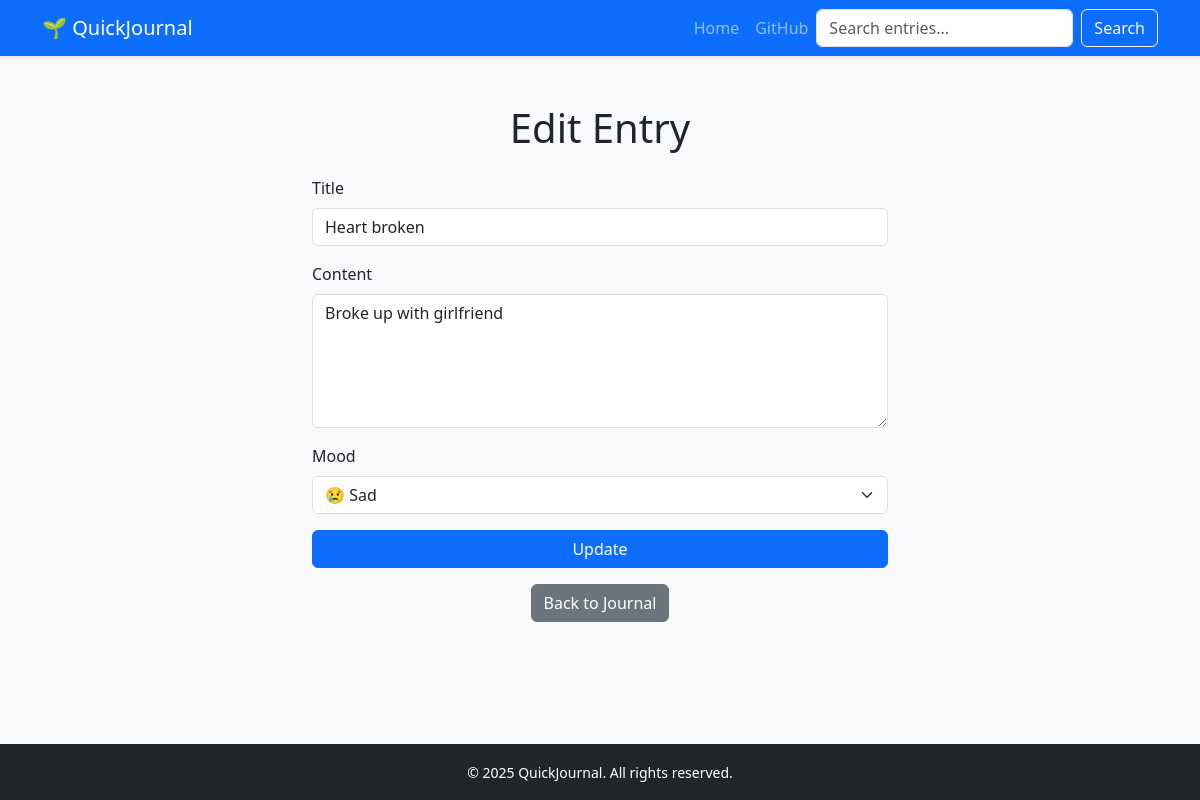
The app's page /edit/4 with its own data.
### models.py (models this page shows, shortened)
class JournalEntry(db.Model):
    id = db.Column(db.Integer, primary_key=True)
    title = db.Column(db.String(200), nullable=False)
    mood = db.Column(db.String(100))
    content = db.Column(db.Text, nullable=False)
    date_created = db.Column(db.DateTime, default=func.now())
    user_id = db.Column(
        db.Integer, db.ForeignKey("user.id"), nullable=True
    )  # will be added later

### app.py (the view)
@app.route("/edit/<int:id>", methods=["GET", "POST"])
def edit(id):
    entry = JournalEntry.query.get_or_404(id)
    if request.method == "POST":
        entry.title = request.form["title"]
        entry.content = request.form["content"]
        entry.mood = request.form.get("mood")
        try:
            db.session.commit()
            return redirect("/")
        except Exception as e:
            print(f"Error updating: {e}")
            return "There was a problem updating that entry."
    else:
        return render_template("edit.html", entry=entry, mood_icons=mood_icons)

### templates/edit.html (shortened to what this page needs)
{% extends "base.html" %}
{% block content %}
<div class="container mt-5" style="max-width: 600px;">
    <h1 class="text-center mb-4">Edit Entry</h1>
    <form method="POST">
        <div class="mb-3">
            <label for="title" class="form-label">Title</label>
            <input type="text" name="title" id="title" class="form-control" value="{{ entry.title }}" required>
        </div>
        <div class="mb-3">
            <label for="content" class="form-label">Content</label>
            <textarea name="content" id="content" class="form-control" rows="5" required>{{ entry.content }}</textarea>
        </div>
        <div class="mb-3">
            <label for="mood" class="form-label">Mood</label>
            <select name="mood" id="mood" class="form-select">
                {% for mood_key, mood_value in mood_icons.items() %}
                    <option value="{{ mood_key }}" {% if entry.mood == mood_key %}selected{% endif %}>
                        {{ mood_value }}
                    </option>
                {% endfor %}
            </select>
        </div>
        <button type="submit" class="btn btn-primary w-100">Update</button>
    </form>
    <div class="text-center mt-3">
        <a href="/" class="btn btn-secondary">Back to Journal</a>
    </div>
</div>
{% endblock %}

### records on screen
JournalEntry: title "Heart broken", content "Broke up with girlfriend", mood "😢 Sad"
